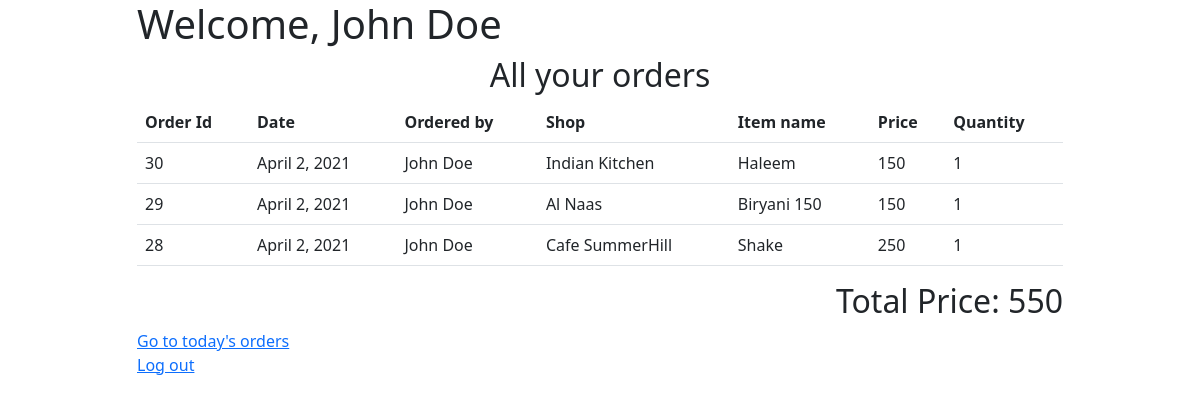
The app's page /khana/all_my_orders (signed in), older data.
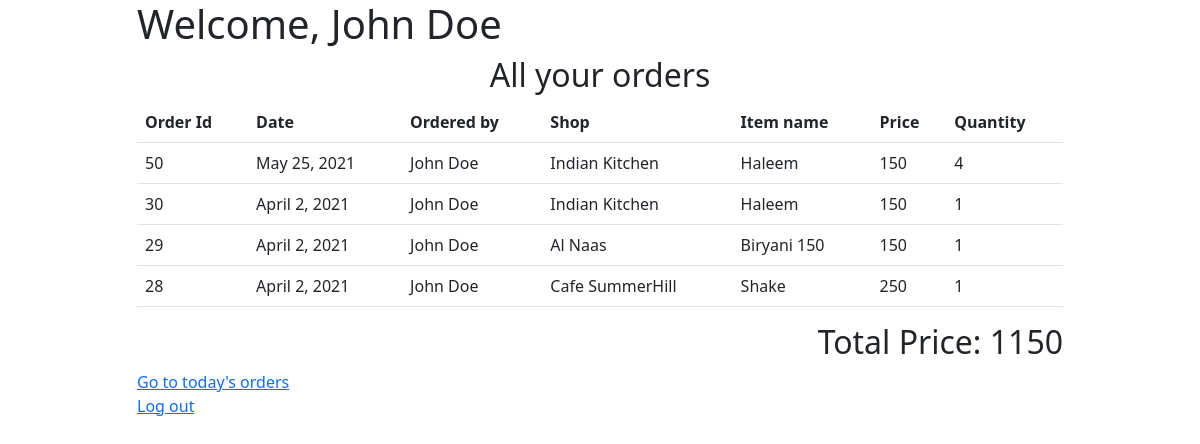
The same page, newer data.
### khana/models.py (models this page shows, shortened)
class Order(models.Model):
    quantity = models.IntegerField()
    date_id = models.ForeignKey(Date, on_delete=models.CASCADE, related_name="dates")
    user_id = models.ForeignKey(User, on_delete=models.CASCADE, related_name="users")
    item_id = models.ForeignKey(FoodItem, on_delete=models.DO_NOTHING, related_name="foods")

class Date(models.Model):
    date = models.DateField()

class FoodItem(models.Model):
    name = models.CharField(max_length=64)
    price = models.IntegerField()
    shop = models.ForeignKey(Shop, on_delete=models.CASCADE, related_name="shops")

class Shop(models.Model):
    name = models.CharField(max_length=64)
    def __str__(self):
        return f'{self.name}'

### khana/views.py (the view)
# urls.py: path('all_my_orders', views.all_my_orders, name='all_my_orders'),
def all_my_orders(request):
    if not request.user.is_authenticated:
        return HttpResponseRedirect(reverse('login'))
    my_orders = Order.objects.filter(user_id=request.user.id)
    sum_price = sum(o.item_id.price * o.quantity for o in my_orders)
    return render(request, 'khana/all.html', {
        'orders': my_orders.order_by('-pk'),
        'sum': sum_price,
    })

### khana/templates/khana/all.html
{% extends "khana/layout.html" %}
{% load khana_square %}
{% block body %}
    <h1>Welcome, {{ request.user.first_name }} {{ request.user.last_name }}</h1>
    {% if orders %}
        <h2 class="text-center">All your orders</h2>
            <table class="table">
                <tr>
                    <th>Order Id</th>
                    <th>Date</th>
                    <th>Ordered by</th>
                    <th>Shop</th>
                    <th>Item name</th>
                    <th>Price</th>
                    <th>Quantity</th>
                </tr>
                {% for order in orders %}
                <tr>
                    <td>{{ order.id }}</td>
                    <td>{{ order.date_id.date }}</td>
                    <td>{{ order.user_id.first_name }} {{ order.user_id.last_name }}</td>
                    <td>{{ order.item_id.shop }}</td>
                    <td>{{ order.item_id.name }}</td>
                    <td>{{ order.item_id.price }}</td>
                    <td>{{ order.quantity }}</td>
                </tr>
                {% endfor %}
            </table>
    <h2 style="text-align: right">Total Price: {{ sum }}</h2>
    {% else %}
    <h1>NO ORDERS YET!</h1>
    {% endif %}
        <a href="{% url 'todays_orders' %}">Go to today's orders</a>
    <br>
    <a href="{% url 'logout' %}">Log out</a>
{% endblock %}

Row changes from the older to the newer data that the page shows:
added Order: id "50", date_id "May 25, 2021", user_id.first_name "John", user_id.last_name "Doe", item_id.shop "Indian Kitchen", item_id.name "Haleem", item_id.price "150", quantity "4"
Text that changed along with them:
{{ sum }}: "550" → "1150"
